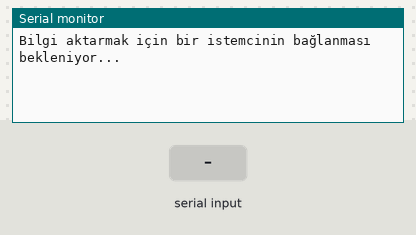
The sketch below on a simulated ESP32. On the bench: the last lines printed to the serial monitor. The test bench sets the inputs (shaded band). Nothing arrives over Bluetooth unless stated; a phone connects over Bluetooth LE 3 s after start.

Above: at 1.2 s.
1.3 s: "1\n" received over the second serial link
At 2.0 s:
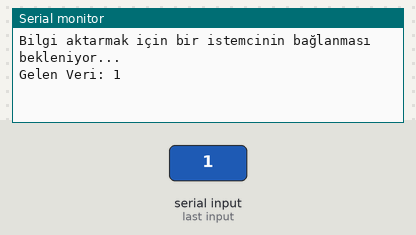
2.8 s: "0\n" received over the second serial link
At 4.0 s:
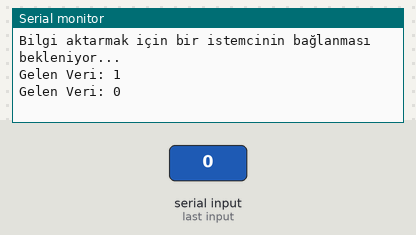
4.3 s: "2\n" received over the second serial link
At 5.5 s:
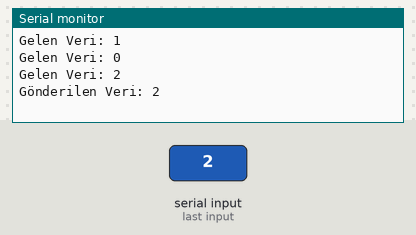

Measured:
- after the input at 1.3 s, the serial monitor: prints a new line at once (image 1)
- after the input at 2.8 s, the serial monitor: prints a new line at once (image 2)
- after the input at 4.3 s, the serial monitor: prints a new line at once (image 3)

The sketch:

esp_ble_sunucu.ino
```cpp
#include <BLEDevice.h>
#include <BLEServer.h>
#include <BLEUtils.h>
#include <BLE2902.h>
#include <HardwareSerial.h>

BLEServer* pServer = NULL;
BLECharacteristic* pCharacteristic = NULL;
bool deviceConnected = false;
bool oldDeviceConnected = false;

#define SERVICE_UUID        "4fafc201-1fb5-459e-8fcc-c5c9c331914b"
#define CHARACTERISTIC_UUID "beb5483e-36e1-4688-b7f5-ea07361b26a8"

HardwareSerial mySerial(1);

class MyServerCallbacks: public BLEServerCallbacks {
    void onConnect(BLEServer* pServer) {
      deviceConnected = true;
    };

    void onDisconnect(BLEServer* pServer) {
      deviceConnected = false;
    }
};

void setup() {
  Serial.begin(115200);
  mySerial.begin(115200, SERIAL_8N1, 16, 17);

  BLEDevice::init("ESP32");
  pServer = BLEDevice::createServer();
  pServer->setCallbacks(new MyServerCallbacks());
  BLEService *pService = pServer->createService(SERVICE_UUID);

  pCharacteristic = pService->createCharacteristic(
                      CHARACTERISTIC_UUID,
                      BLECharacteristic::PROPERTY_READ   |
                      BLECharacteristic::PROPERTY_WRITE  |
                      BLECharacteristic::PROPERTY_NOTIFY |
                      BLECharacteristic::PROPERTY_INDICATE
                    );

  pCharacteristic->addDescriptor(new BLE2902());
  pService->start();

  BLEAdvertising *pAdvertising = BLEDevice::getAdvertising();
  pAdvertising->addServiceUUID(SERVICE_UUID);
  pAdvertising->setScanResponse(false);
  pAdvertising->setMinPreferred(0x0);
  BLEDevice::startAdvertising();
  Serial.println("Bilgi aktarmak için bir istemcinin bağlanması bekleniyor...");
}

void loop() {
  if (mySerial.available()) {
    String incomingData = mySerial.readStringUntil('\n');
    incomingData.trim();  // Başındaki ve sonundaki boşlukları temizle

    // Gelen veriyi ekrana yazdır
    Serial.println("Gelen Veri: " + incomingData);

    // Gelen veriyi BLE üzerinden gönderme
    if (deviceConnected) {
      pCharacteristic->setValue(incomingData.c_str());  // String'i karakter dizisine çevir
      pCharacteristic->notify();
      Serial.println("Gönderilen Veri: " + incomingData);
      delay(10);
    }
  }

  if (!deviceConnected && oldDeviceConnected) {
    delay(500);
    pServer->startAdvertising();
    Serial.println("Yayın başlatıldı");
    oldDeviceConnected = deviceConnected;
  }

  if (deviceConnected && !oldDeviceConnected) {
    oldDeviceConnected = deviceConnected;
  }
}
```
